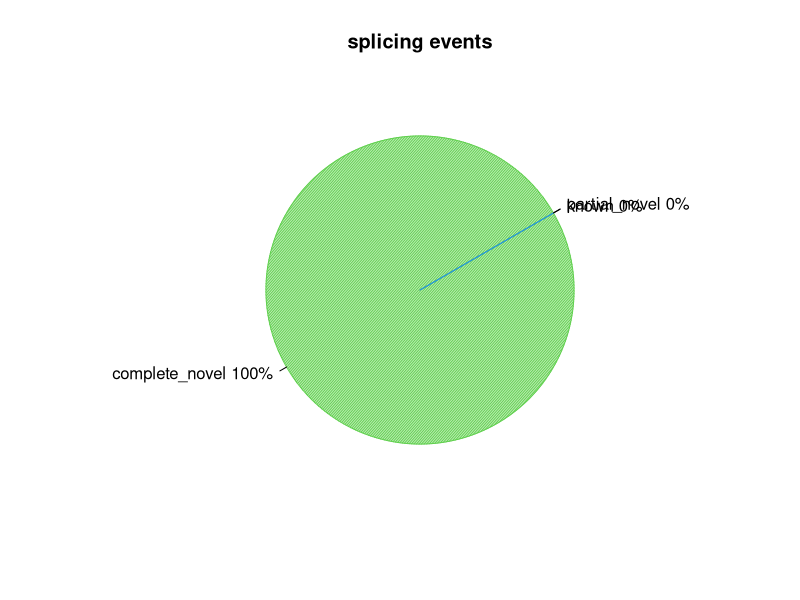
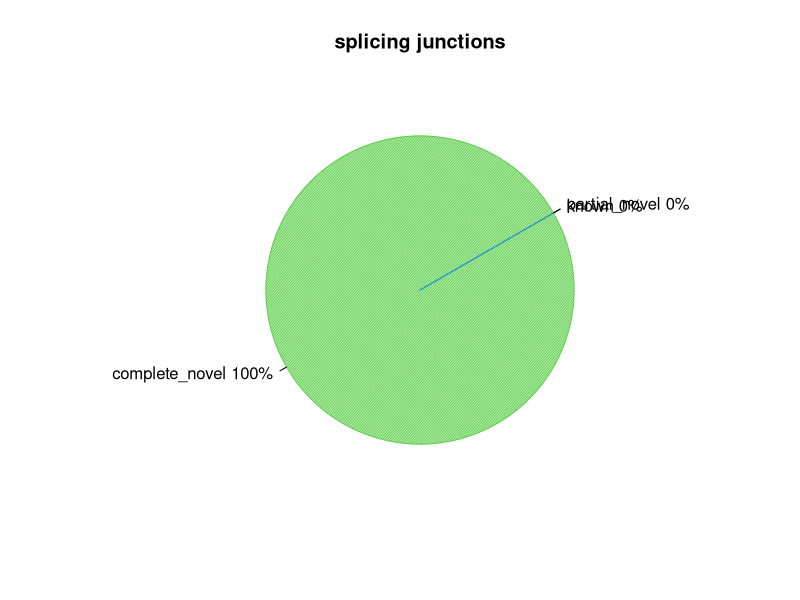

R code for these plots, in order:
pdf("qc/rseqc/ML.DmBG3.c2.124-rep2.junctionanno.splice_events.pdf")
events=c(0.0,99.90438172786875,0.0)
pie(events,col=c(2,3,4),init.angle=30,angle=c(60,120,150),density=c(70,70,70),main="splicing events",labels=c("partial_novel 0%","complete_novel 100%","known 0%"))
dev.off()
pdf("qc/rseqc/ML.DmBG3.c2.124-rep2.junctionanno.splice_junction.pdf")
junction=c(0.0,100.0,0.0)
pie(junction,col=c(2,3,4),init.angle=30,angle=c(60,120,150),density=c(70,70,70),main="splicing junctions",labels=c("partial_novel 0%","complete_novel 100%","known 0%"))
dev.off()
